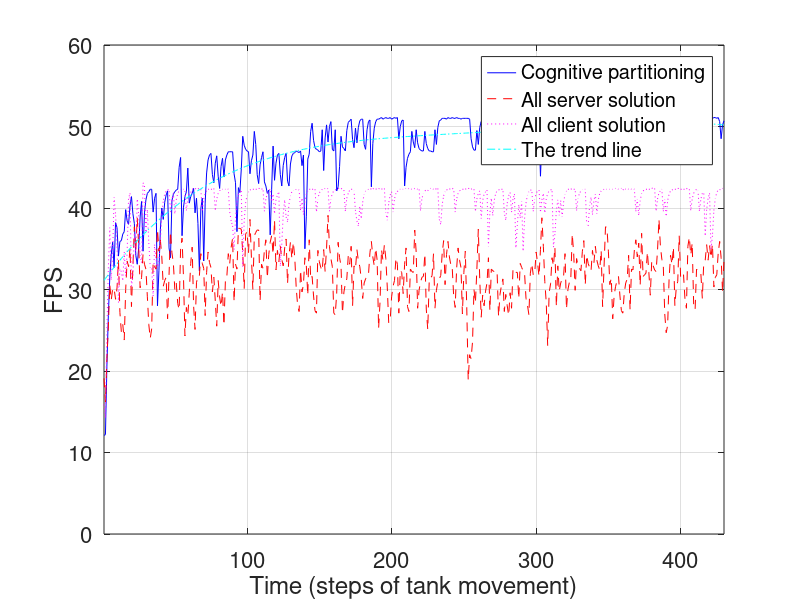

Reproduce this figure in MATLAB.
x = [1:430];
y = [12.1, 12.2, 20.6, 26.8, 31.5, 34.3, 35.8, 32.7, 38.2, 37.6, 34.1, 35.9, 36, 36.8, 37.1, 39.8, 38.4, 38, 40.3, 41.4, 39.3, 38.1, 34.2, 33.1, 35.1, 38.9, 40.8, 34.7, 39.4, 41, 41.8, 42, 42.3, 42.3, 39.5, 41.2, 41.8, 28, 32.3, 37.4, 40, 38.6, 40.7, 41.6, 42.1, 35.1, 33.9, 40.9, 41.7, 42, 42.2, 42.3, 45, 46.2, 36.6, 40.1, 41.4, 42, 44.9, 40.6, 41.4, 41.8, 42.4, 39.4, 41.2, 38.1, 32.3, 39.9, 41.2, 33.5, 40.6, 44.3, 45.9, 46.5, 46.7, 44.1, 43.1, 45.5, 46.4, 43.9, 42.4, 45.1, 46.1, 43.8, 45.9, 46.5, 46.9, 46.9, 46.9, 46.9, 44.2, 43.1, 37.1, 42.5, 41.9, 44.8, 48.8, 47.7, 47.2, 47, 46.9, 44.2, 45.8, 46.5, 49.4, 47.8, 44.1, 43, 45.3, 46.2, 46.9, 43.2, 42.7, 41.8, 42.2, 36.7, 42.3, 47.6, 43.4, 45.5, 46.5, 46.7, 44.1, 42.7, 45.2, 46.2, 46.7, 43.3, 42.7, 45.4, 46.4, 46.7, 46.8, 47, 46.9, 46.8, 47, 45.2, 46.5, 35, 39, 46, 46.6, 49.4, 50.4, 48.3, 47.4, 47.2, 47.1, 46.9, 47, 49.6, 44.6, 48.6, 50.2, 48.1, 50, 50.6, 47.2, 47, 49.6, 42.1, 42.6, 45.1, 48.8, 47.5, 47.3, 47, 49.5, 50.5, 50.7, 50.9, 48.4, 47.4, 49.8, 48, 49.9, 50.7, 50.9, 50.9, 47.8, 47.2, 49.6, 50.6, 50.8, 42.6, 47.9, 49.8, 50.6, 50.9, 50.9, 51, 51.1, 50.9, 51, 51.1, 51, 51, 51.1, 50.9, 51, 51.1, 51, 51.1, 48.5, 50, 50.7, 50.8, 42.7, 45, 46.1, 46.6, 46.9, 49.4, 48.1, 47.4, 49.6, 48, 47.3, 47.1, 47, 47, 49.4, 47.9, 47.3, 47, 47, 46.9, 46.9, 49.6, 47.8, 49.9, 50.7, 50.8, 51, 51, 51, 50.9, 51.1, 51, 51, 51.1, 51, 51, 51.1, 51, 51, 50.9, 51, 51, 51, 51, 51, 50.9, 48.5, 47.5, 47.1, 47.1, 49.5, 47.8, 49.9, 50.6, 48.3, 47.4, 49.9, 47.4, 49.8, 50.4, 48.3, 47.5, 47.1, 49.6, 47.9, 50, 50.6, 48.3, 46.3, 46.7, 49.5, 50.5, 50.7, 50.9, 51, 51, 51, 51.1, 51, 51, 50.9, 51, 51.1, 51, 51, 47.9, 49.7, 50.6, 48.4, 50, 50.7, 51, 51, 49.7, 43.9, 48.3, 47.4, 47.2, 49.7, 47.9, 49.9, 50.7, 48.3, 47.4, 49.8, 47.9, 49.9, 50.6, 48.3, 47.5, 47, 47, 49.6, 47.9, 47.3, 47.1, 49.5, 50.5, 50.8, 50.7, 51.1, 51.1, 51, 51.1, 46.6, 49.5, 50.4, 50.9, 50.9, 51, 51.1, 50.9, 51, 51, 51, 51, 49.6, 50.5, 50.8, 51, 51, 51, 51, 50.5, 48.2, 50.2, 50.7, 50.9, 47.8, 47.5, 49.7, 50.5, 50.8, 50.9, 51, 51, 51.1, 51.1, 50.9, 51, 51.1, 51, 51, 51.1, 50.9, 51, 51.1, 50.9, 51, 51, 51, 51, 48.4, 50, 50.7, 50.9, 51, 48.6, 46.5, 49.4, 50.5, 47.8, 49.8, 50.6, 48.1, 50, 50.8, 50.8, 51, 51, 51, 51.1, 51, 51, 50.7, 48.4, 47.7, 49.8, 50.5, 50.9, 51, 51, 51, 51.1, 50.9, 50.8, 48.6, 50, 50.8, 51.3, 51.1, 51.1, 51, 51, 51.1, 51.1, 51, 51.1, 50.6, 48.5, 50.2, 50.7];
y1 = [19.1 16.2 21.5 25.4 30.6 28.7 30.1 30.1 28.8 30.2 33.6 27.2 24.8 25.7 23.8 30 33.5 32.8 35.1 27.9 32.8 37.7 34.7 38.8 35.3 30.2 31.5 34.3 33.1 32.5 29.1 25.7 24 25.2 33.4 32.8 32.5 37.4 34.7 36.1 34 30.4 31.1 31.5 26.4 31.8 37.1 34.5 33.2 30 30.8 28.3 27.5 35 36.3 31.5 24.3 27.8 26.8 29.6 33.2 35.2 28 25.1 30.9 31.5 31.7 34.4 33.2 32.6 26.8 32.1 34.6 33.3 32.7 29.7 31.5 28.6 25.5 31.1 29.1 27.9 29.7 25.6 31.1 31.6 34.4 33.2 35.2 36.3 28.5 33.1 32.5 37.5 37.5 37.4 34.5 30.1 36.8 37.1 34.5 38.6 33.9 30 36.6 37 37.3 37.3 28.6 33.1 32.6 34.9 36.1 31.4 34.3 35.8 36.6 34.3 38.5 32.4 34.8 33.4 35.3 33.7 32.9 35.1 36.2 30.7 34.2 35.8 33.8 35.8 33.9 30.2 28 27.3 32.4 29.7 30.6 33.9 32.9 29.3 36.1 31.3 31.6 29.2 27.4 27.1 34.8 33.4 32.7 32.3 34.9 32.2 35.1 39.1 35.3 33.8 32.8 27.1 26.9 29.5 35.8 33.9 32.9 27.1 29.7 30.7 31.3 34.1 33.1 35.3 28 32.9 32.5 34.9 33.5 32.8 31.3 28.9 30.8 31.3 31.7 31.8 34.5 35.9 34 32.9 35.1 33.6 25.2 28.5 34.9 33.6 35.5 33.8 30.3 25.9 26.2 29.1 30.4 31.1 33.9 33.1 27.1 32.3 32.1 29.5 33.1 35.1 27.9 27.3 32.5 32.2 32.1 37.3 34.6 27.7 29.9 30.9 31.5 31.6 34.4 27.6 25.1 30.9 31.4 31.7 34.4 27.7 29.9 31 31.3 31.7 34.4 36 30.6 34.3 35.9 34 33 32.5 29 27.8 32.6 35.1 33.6 32.7 27 32.1 34.7 27.8 18.9 22 21.5 23.6 30 28.4 32.5 37.4 31.2 26.6 29.3 28 29.8 30.8 33.9 27.4 32.5 32.3 32.2 32 32.1 26.7 29.4 30.5 31.3 27.3 29.4 28 26.8 29.6 27.7 32.5 32.3 32.1 32.1 28.9 33.2 32.7 32.3 32 28.9 28.1 26.9 32 33.2 31.8 31.9 34.6 33.3 31.6 34.9 38.8 35.3 31 28.4 23.1 29.6 30.7 33.9 32.9 35.2 27.9 32.9 29.8 30.8 31.3 31.6 34.4 27.6 30 30.9 31.4 36.8 34.4 29.9 33.8 32.9 32.6 32.3 34.7 36 30.6 34.2 33.2 32.7 32.3 34.8 33.3 35.3 33.6 32.9 32.4 34.8 27.9 32.8 37.7 37.6 34.7 30.6 31.4 26.4 29.3 30.4 31.1 31.6 29.2 27.4 27.1 29.6 30.8 31.3 34.2 27.5 32.5 32.4 34.9 36.1 34 35.7 30.5 36.9 31.6 31.8 32 34.6 32.1 29.3 33.5 32.9 32.4 32.2 34.8 38.6 35.3 33.7 32.9 27 24.7 25.6 31.3 34.2 33.1 35.2 28 30.3 31 36.6 31.4 31.8 31.8 28.8 27.7 35.3 36.4 34.2 35.7 28.2 27.5 32.5 32.3 32.2 31.9 28.9 33.4 33.6 35.5 33.6 35.4 33.9 35.6 30.3 31.5 31.8 34.5 35.9 33.9 29.7 33.7];
y2 = [15.9 14.3 24.9 32.6 37.6 31.2 34.6 41.3 39.2 35.5 28.4 32.5 32.2 31.1 34.6 31.7 34.5 41.2 41.8 30.4 31.6 36.9 34.4 41.1 39.1 34.1 33.3 43.1 42.7 36.8 39.8 35.7 32.7 32.7 29.2 35.5 33.7 32.8 33.5 35.9 39.3 40.9 41.7 42.1 42.2 42.3 39.5 41.1 41.8 39.3 41 41.8 42.1 42.3 42.3 42.3 42.1 39.7 41.1 41.8 41.9 42.3 42.4 42.4 42.3 42.4 42.3 42.3 39.6 41.1 41.8 42.1 42.3 42.3 42.3 42.3 42.4 39.7 41.1 41.8 42.1 42.3 42.3 42.3 42.3 42.4 42.3 39.5 38.4 37.8 34.9 38.8 40.7 41.6 42 42.2 32.8 38.4 40.6 41.6 42 42.2 42.3 42.3 42.3 42.3 42.3 42.4 42.4 42.3 42.4 39.6 41.1 41.8 42.1 42.3 40.8 41.7 39.3 41 41.6 42 32.9 35.5 39.2 41 38.9 38.3 40.5 41.5 42 42.2 42.2 42.3 42.3 42.2 39.7 41.2 39.2 40.9 41.7 42.1 42.3 42.3 42.3 42.3 42.3 39.5 41.1 41.9 42 42.3 42.3 42.4 42.3 42.4 39.6 41.1 41.8 42.1 42.2 42.3 42.4 42.4 42.4 42.3 42.2 39.6 41.2 41.8 42.2 42.3 42.3 42.1 39.6 38.4 37.8 40.2 38.7 40.7 41.7 42.1 42.2 42.3 42.2 42.4 42.4 42.3 42.3 42.4 42.4 42.3 42.3 42.4 42.4 39.4 38.5 40.6 41.6 42 39.5 41.1 41.8 42 42.3 42.3 42.3 42.3 42.4 42.4 42.3 42.4 42.4 42.3 42.3 42.4 42.4 42.3 42.4 39.7 41.2 41.8 42.1 42.2 42.1 42.4 42.4 42.4 42.3 42.2 42.4 42.4 38.6 38 40.4 41.5 42 42.2 42.3 42.3 42.4 42.4 42.3 39.5 41.1 41.8 42.1 42.2 42.3 42.3 42.3 42.4 42.4 42.4 42.3 42.4 42.3 39.6 41.1 41.8 42.1 38.7 40.9 41.7 42 42.2 35.3 39.4 41.2 39.1 40.9 41.8 42.1 42.2 42.3 42.3 42.3 39.4 38.5 40.6 41.5 41.9 39.5 41.1 41.7 35.1 37.9 40.4 38.8 40.8 34.7 38.7 40.6 41.6 42 42.2 42.2 39.6 41.1 41.8 42.1 42.2 39.5 41 41.8 39.4 41.1 41.8 42.1 42.2 42.3 35.2 36.8 39.7 41 39.1 40.9 38.9 40.7 41.7 42.1 42.3 42.3 42.3 42.4 42.3 42.3 39.7 41.2 41.8 42.1 42.3 42.3 42.3 38 37.8 40.3 41.3 39.2 40.9 41.7 39.3 41 41.8 42.1 42.2 42.3 42.3 42.3 42.3 42.3 42.3 42.3 42.4 42.4 42.4 42.3 42.4 42.4 42.2 42.4 42.3 42.4 42.3 42.4 42.3 42.4 42.3 39.6 41.1 39.1 40.9 41.8 42.1 42.2 42.3 42.3 42.3 42.3 42.4 42.5 42.4 39.6 41.1 41.9 42.1 42.3 39.6 41.1 39 40.9 41.7 42.1 42.2 42.3 42.3 42.3 42.4 42.4 42.3 42.3 42.3 42.3 42.4 42.3 42.3 39.7 41.1 41.8 42.1 42.3 42.1 39.6 41.1 41.8 41.9 36.6 39.8 41.2 41.8 35 36.6 39.7 41.2 41.9 42.2 42.2 42.4 42.4 42.3 ];
p = polyfit(x, y, 4);
y3 = polyval(p, x);
plot(x, y, 'b-', x, y1, 'r--', x, y2, 'm:', x, y3, 'c-.');

grid on;
axis([1, 430, 0, 60]);
l = legend('Cognitive partitioning', 'All server solution', 'All client solution', 'The trend line', 'Location', 'best');
set(l,'FontSize',18);
set(gca,'FontSize',16);
xlabel('Time (steps of tank movement)');
ylabel('FPS');